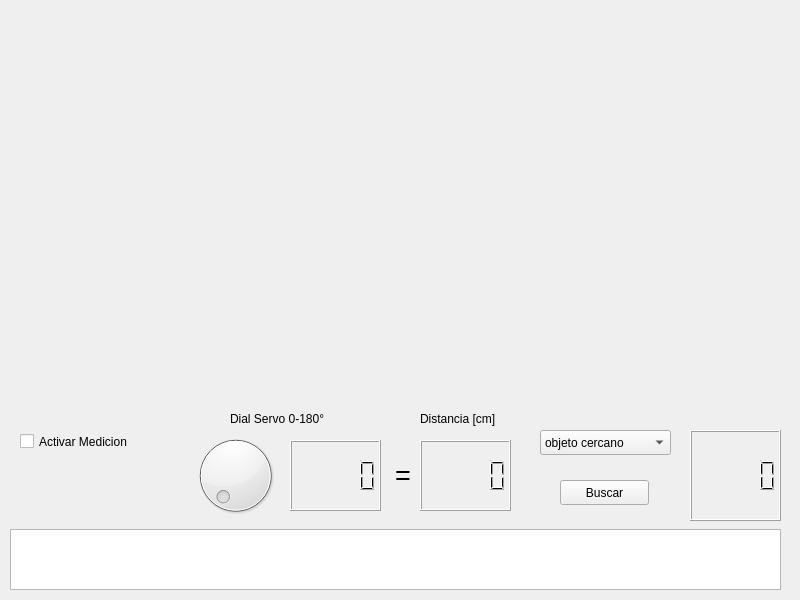
<?xml version="1.0" encoding="UTF-8"?>
<ui version="4.0">
 <class>MainWindow</class>
 <widget class="QMainWindow" name="MainWindow">
  <property name="geometry">
   <rect>
    <x>0</x>
    <y>0</y>
    <width>800</width>
    <height>600</height>
   </rect>
  </property>
  <property name="windowTitle">
   <string>MainWindow</string>
  </property>
  <widget class="QWidget" name="centralwidget">
   <widget class="QCheckBox" name="checkBox">
    <property name="geometry">
     <rect>
      <x>20</x>
      <y>430</y>
      <width>141</width>
      <height>23</height>
     </rect>
    </property>
    <property name="text">
     <string>Activar Medicion</string>
    </property>
   </widget>
   <widget class="QLabel" name="label_3">
    <property name="geometry">
     <rect>
      <x>230</x>
      <y>410</y>
      <width>121</width>
      <height>17</height>
     </rect>
    </property>
    <property name="text">
     <string>Dial Servo 0-180°</string>
    </property>
   </widget>
   <widget class="QLabel" name="label_2">
    <property name="geometry">
     <rect>
      <x>380</x>
      <y>460</y>
      <width>31</width>
      <height>31</height>
     </rect>
    </property>
    <property name="font">
     <font>
      <pointsize>20</pointsize>
     </font>
    </property>
    <property name="text">
     <string>  =</string>
    </property>
   </widget>
   <widget class="QComboBox" name="comboBox">
    <property name="geometry">
     <rect>
      <x>540</x>
      <y>430</y>
      <width>131</width>
      <height>25</height>
     </rect>
    </property>
    <item>
     <property name="text">
      <string>objeto cercano</string>
     </property>
    </item>
    <item>
     <property name="text">
      <string>objeto lejano</string>
     </property>
    </item>
   </widget>
   <widget class="QLCDNumber" name="lcdNumber">
    <property name="geometry">
     <rect>
      <x>290</x>
      <y>440</y>
      <width>91</width>
      <height>71</height>
     </rect>
    </property>
   </widget>
   <widget class="QLabel" name="label">
    <property name="geometry">
     <rect>
      <x>420</x>
      <y>410</y>
      <width>111</width>
      <height>17</height>
     </rect>
    </property>
    <property name="text">
     <string>Distancia [cm]</string>
    </property>
   </widget>
   <widget class="QLCDNumber" name="lcdNumber_3">
    <property name="geometry">
     <rect>
      <x>420</x>
      <y>440</y>
      <width>91</width>
      <height>71</height>
     </rect>
    </property>
   </widget>
   <widget class="QPushButton" name="pushButton">
    <property name="geometry">
     <rect>
      <x>560</x>
      <y>480</y>
      <width>89</width>
      <height>25</height>
     </rect>
    </property>
    <property name="text">
     <string>Buscar</string>
    </property>
   </widget>
   <widget class="QDial" name="dial">
    <property name="geometry">
     <rect>
      <x>180</x>
      <y>430</y>
      <width>111</width>
      <height>91</height>
     </rect>
    </property>
    <property name="maximum">
     <number>180</number>
    </property>
   </widget>
   <widget class="QChartView" name="widget" native="true">
    <property name="geometry">
     <rect>
      <x>9</x>
      <y>0</y>
      <width>781</width>
      <height>401</height>
     </rect>
    </property>
   </widget>
   <widget class="QLCDNumber" name="lcdNumber_2">
    <property name="geometry">
     <rect>
      <x>690</x>
      <y>430</y>
      <width>91</width>
      <height>91</height>
     </rect>
    </property>
   </widget>
   <widget class="QTextEdit" name="textEdit">
    <property name="geometry">
     <rect>
      <x>10</x>
      <y>529</y>
      <width>771</width>
      <height>61</height>
     </rect>
    </property>
   </widget>
  </widget>
 </widget>
 <customwidgets>
  <customwidget>
   <class>QChartView</class>
   <extends>QWidget</extends>
   <header>qchartview.h</header>
   <container>1</container>
  </customwidget>
 </customwidgets>
 <resources/>
 <connections/>
</ui>
